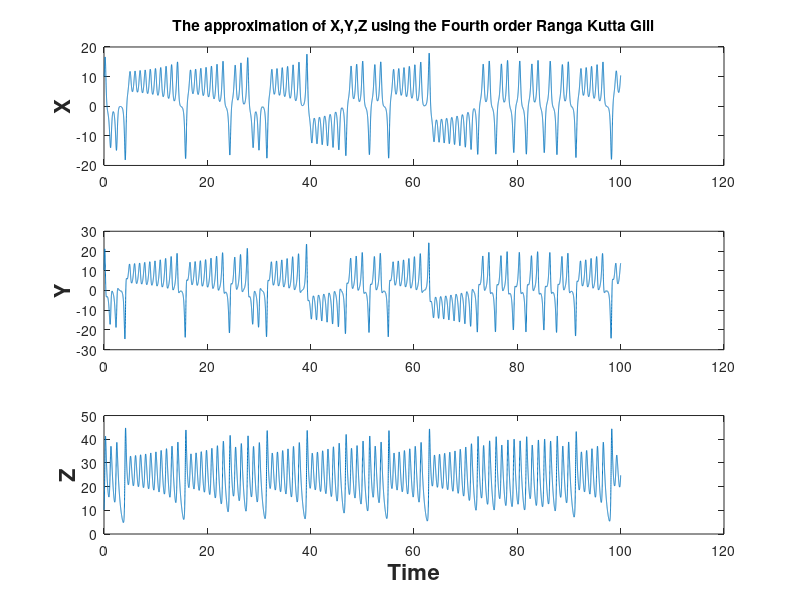
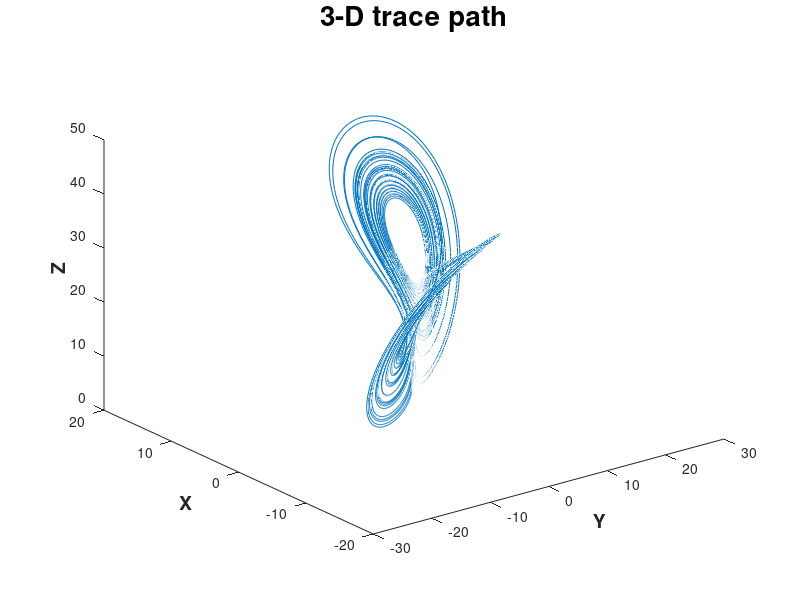

The MATLAB source for these figures, in order:

close all
clear all
sigma=10; rho=28; beta=8/3;

fun = @(t,y)[-sigma*y(1)+sigma*y(2); -y(1)*y(3)+rho*y(1)-y(2); y(1)*y(2)-beta*y(3)];

g_const=[0.5*(sqrt(2)-1); 0.5*(2-sqrt(2)); -0.5*(sqrt(2));
0.5*(2+sqrt(2))];
 an = [1/6; g_const(3)/3; g_const(4)/3; 1/6]; % storing the values of coefficients of k


x = [10 10 10 ]  ;
t= [0 100 25000] ;

t_init=t(1);
t_final=t(2);
n_interval=t(3);
h =(t_final-t_init)/n_interval;

t=t_init; % initialisng the time value
x=x(:); % initialise the values of x,y,z 
sol=[]; % array to store the values of t,x,y,z

while t<t_final

k(:,1)=h*feval(fun,t,x);
k(:,2)=h*feval(fun, t+0.5*h, x+0.5*k(:,1));
k(:,3)=h*feval(fun, t+0.5*h, x +g_const(1)*k(:,1)+g_const(2)*k(:,2));
k(:,4)=h*feval(fun, t+h, x +g_const(3)*k(:,2)+g_const(4)*k(:,3));
    
 
x=x+an(1)*k(:,1)+an(2)*k(:,2)+an(3)*k(:,3)+an(4)*k(:,4);
t=t+h;
y=[x;t];
sol=cat(1,sol,y');
end
 
t2=sol(:,4);
x2=sol(:,1);
y2=sol(:,2);
z2=sol(:,3);



h=figure(1) ;

subplot(3,1,1)

plot(t2,x2)
title('The approximation of X,Y,Z using the Fourth order Ranga Kutta Gill')
ylabel('X','fontsize',16,'fontweight','bold')
subplot(3,1,2)
plot(t2,y2)
ylabel('Y','fontsize',16,'fontweight','bold')
subplot(3,1,3)
plot(t2,z2)
xlabel('Time','fontsize',16,'fontweight','bold')
ylabel('Z','fontsize',16,'fontweight','bold')
h=figure(2)

%draw

plot3(y2,x2,z2)
hold on
title('The approximation of X,Y,Z using the Fourth order Ranga Kutta')
xlabel('Y','fontsize',14,'fontweight','bold')
ylabel('X','fontsize',14,'fontweight','bold')
zlabel('Z','fontsize',14,'fontweight','bold')
title('3-D trace path','fontsize',20,'fontweight','bold')



